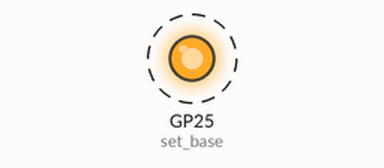
Simulated run of this program. Board: Raspberry Pi Pico running MicroPython. On the bench: output pins drawn as LEDs (lit = HIGH). Dashed ring = blinking. What the program prints to the serial console is not drawn. At 10.0 s the program stops and its outputs stay as they are.

Above: at 0.2 s.
Timing chart, 0 to 3.0 s (numbered marks = the images above):
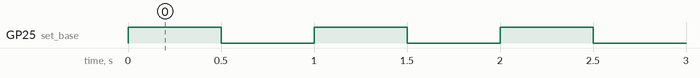

Measured:
- by itself, GP25 (set_base): alternates HIGH for 0.50 s and LOW for 0.50 s, 20 changes in all, then stays LOW

The program:

blink-irq.py
```python
import time
from machine import Pin
import rp2

@rp2.asm_pio(set_init = rp2.PIO.OUT_LOW)
def blink_1hz():
    # cycles: 1 + 1 + 6 + 32 * (30 + 1) = 1000
    irq(rel(0))
    set(pins, 1)
    set(x, 31)     [5]
    label("delay_high")
    nop()          [29]
    jmp(x_dec, "delay_high")

    # cycles: 1 + 7 + 32 * (30 + 1) = 1000
    set(pins, 0)
    set(x, 31)     [6]
    label("delay_low")
    nop()          [29]
    jmp(x_dec, "delay_low")

# create the StateMachine with the blink_1hz program, outputting on Pin(25)
sm = rp2.StateMachine(0, blink_1hz, freq = 2000, set_base = Pin(25))

# set the IRQ handler to print the millisecond timestamp
sm.irq(lambda p: print(int(time.ticks_ms()/1000)))

# start the StateMachine
sm.active(1)

time.sleep(10)

sm.active(0)
```
